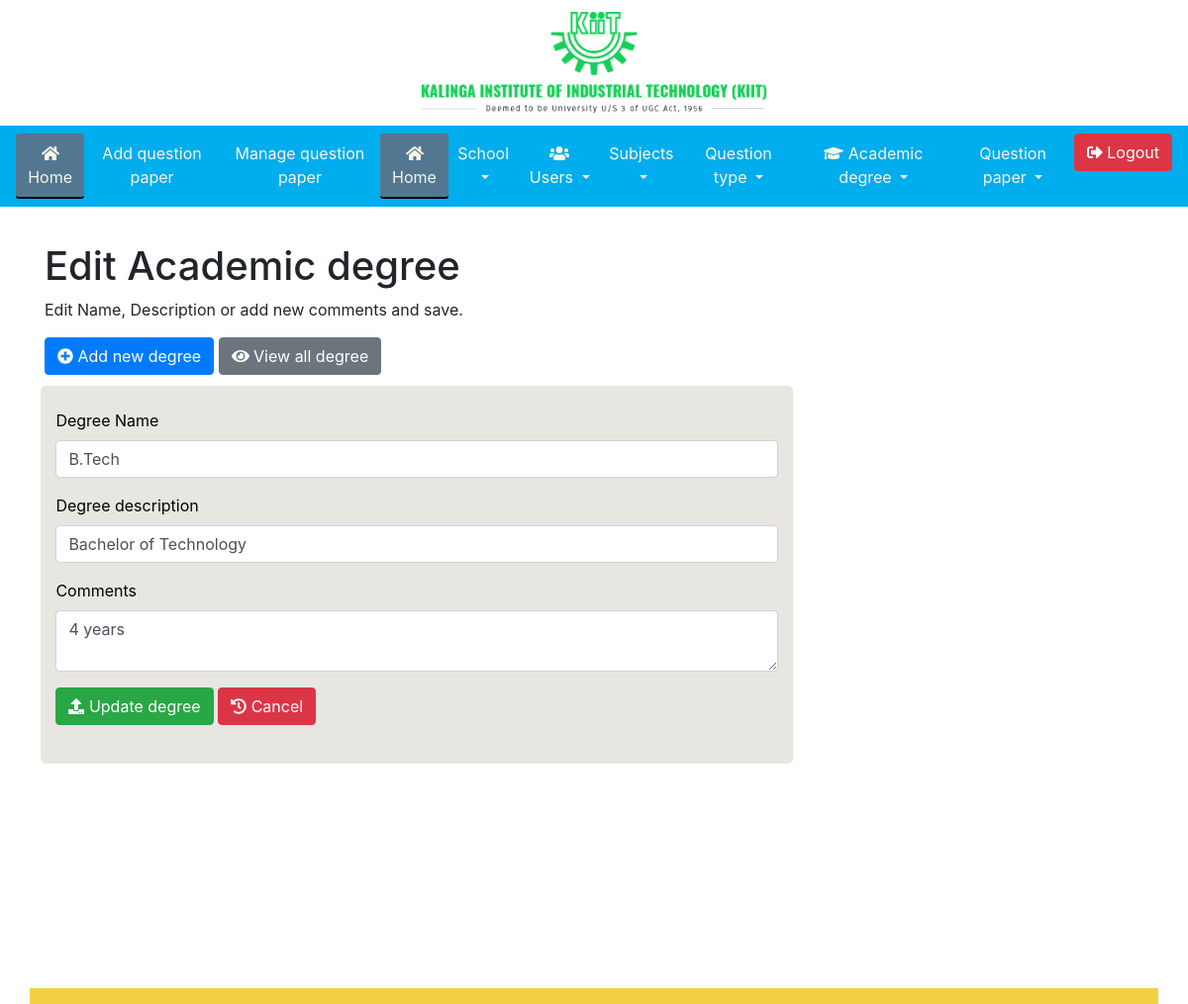
Screenshot of /nishi/edit-degree.php?ad_id=1 (signed in) with the database file from the repository.
### tables this page shows
CREATE TABLE `academic_degree`
(
  `ad_id` INT(2) AUTO_INCREMENT PRIMARY KEY,
  `ad_name` varchar(50) NOT NULL,
  `ad_desc` varchar(50) DEFAULT NULL,
  `comments` varchar(50) DEFAULT NULL,
  `injected_date` timestamp NULL DEFAULT CURRENT_TIMESTAMP
);

### nishi/edit-degree.php (the view, shortened to what this page needs)
<?php
          include 'include/header.php';
          include 'include/navbar.php';
            if ( !empty($_GET['ad_id'])) {
                $ad_id = $_REQUEST['ad_id'];
            }
            $pdo = Database::connect();
            $pdo->setAttribute(PDO::ATTR_ERRMODE, PDO::ERRMODE_EXCEPTION);
            $sql = "SELECT * FROM academic_degree where ad_id = ?";
            $q = $pdo->prepare($sql);
            $q->execute(array($ad_id));
            $data = $q->fetch(PDO::FETCH_ASSOC);
    ?>
<div class="container">
  <h1>Edit Academic degree</h1>
  <p>
    Edit Name, Description or add new comments and save.
  </p>
  <a href="add-degree.php" role="button" class="btn btn-md btn-primary"><i class="fa fa-plus-circle"></i> Add new degree</a>
  <a href="manage-degree.php" role="button" class="btn btn-md btn-secondary"><i class="fa fa-eye"></i> View all degree</a>
    <div class="row">
      <div class="col col-8 data-col">
        <form method="post" action="update-degree.php">
          <div class="form-group">
            <label for="adName">Degree Name</label>
            <input type="text" name="adName" class="form-control" id="adName" value="<?php echo $data['ad_name']?>" required>
          </div>
          <div class="form-group">
            <label for="adDesc">Degree description</label>
            <input type="text" name="adDesc" class="form-control" id="adDesc" value="<?php echo $data['ad_desc']?>" required>
          </div>
          <div class="form-group">
            <label for="cmts">Comments</label>
            <textarea name="adCmts" class="form-control" id="cmts"><?php echo $data['comments'];?></textarea>
          </div>
          <div class="form-group">
            <button type="submit" name="updateDegree" class="btn btn-md btn-success"><i class="fas fa-upload"></i> Update degree </button>
            <a href="manage-degree.php" role="button" class="btn btn-md btn-danger"><i class="fas fa-history"></i> Cancel</a>
          </div>
        </form>
      </div>
    </div>
</div>
<?php include('include/footer.php');

### nishi/css/main.css (style rules this page uses)
.container { margin: 2%; padding: 1%; }
.data-col { padding: 2% 3%; margin: 1%; background-color: #E7E6E1; color: #020205; border-radius: 5px; }
html { position: relative; min-height: 100%; }
body { margin-bottom: 20px; }

### rows the page displays
academic_degree: adName "B.Tech", adDesc "Bachelor of Technology", adCmts "4 years"
